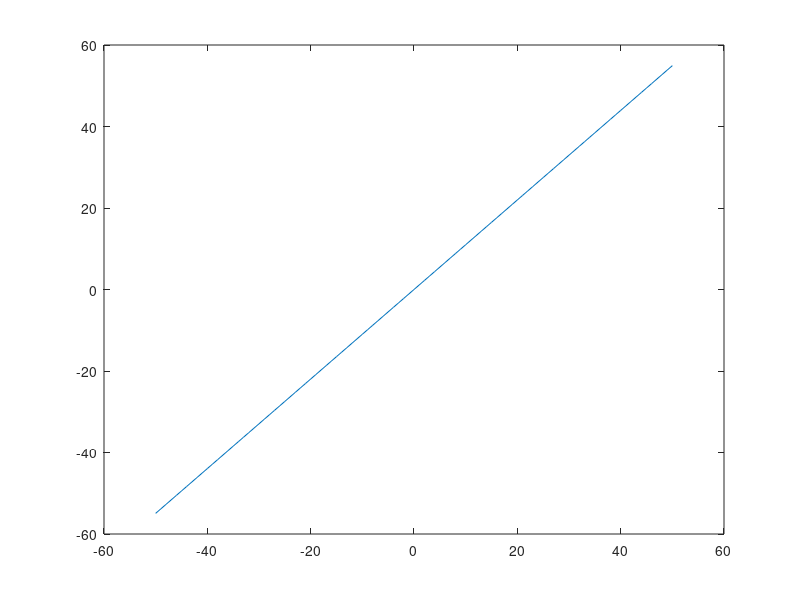

This figure's MATLAB source:
%Octave Scrpt
% Title         :Funcines trscendentes:trigonometricas, logaritmicas
% Author        :Maria Guadalupe Martinez Santiago  
%Date           :202123638
%Version        :1
%Usage          :octave>/phat/Funcion8
%Notes          :Requiere aplicacion de octave para la ejecucion y graficacion 


disp('BIYECTIVA')
%Dominio de funcion
x=-50:1:50;
%Funcion
fx=log(3).*(x);
%Plotear funcion
plot(x,fx);